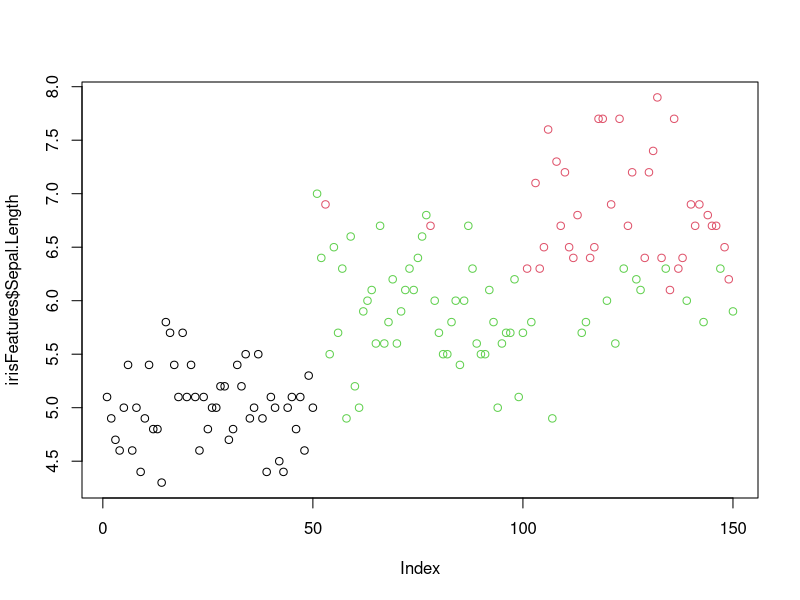
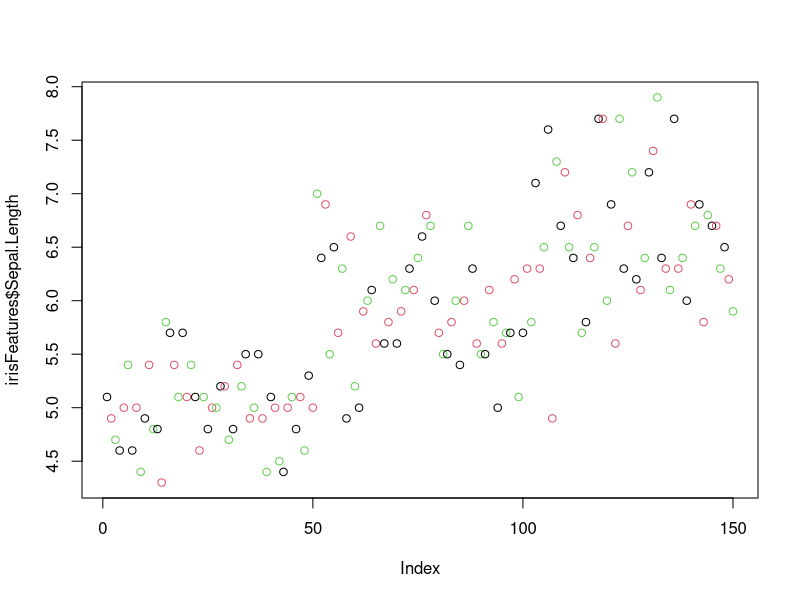
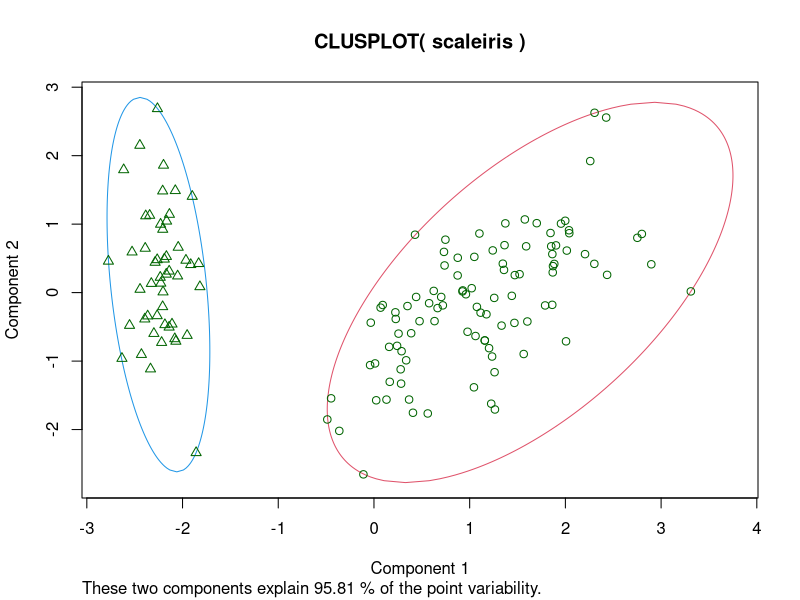
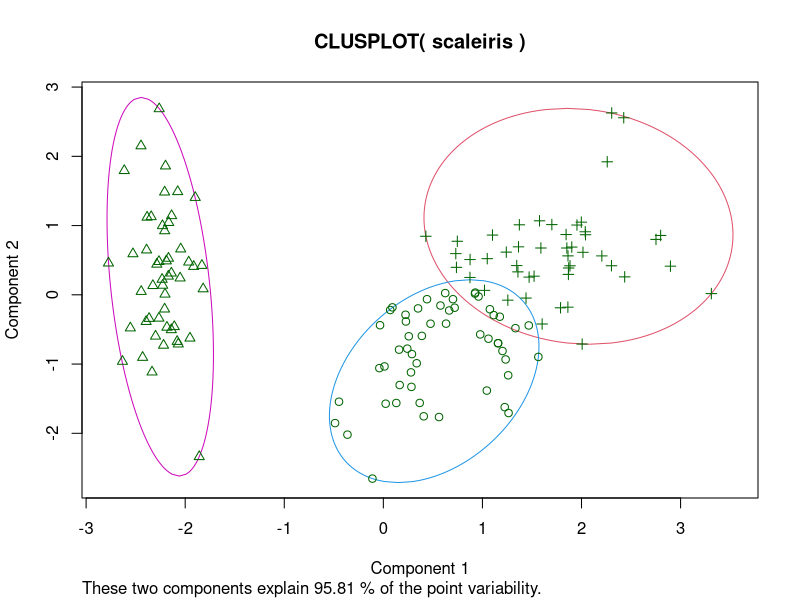

The R script that drew these images, in order:
# Clustering - IRIS data set

head(iris)
str(iris$Species)
table(iris$Species)
irisFeatures = iris[,-5]
head(irisFeatures)
iriskm1 = kmeans(irisFeatures,centers=3)
iriskm1
iriskm1$centers
colMeans(irisFeatures[iriskm1$cluster==1,])
iriskm1$iter
(iris[iriskm1$cluster==1,])

iriskm1$size # no of rows in in each cluster
iriskm1$cluster # row no to clusters
plot(irisFeatures$Sepal.Length, col=iriskm1$cluster)
plot(irisFeatures$Sepal.Length, col=1:3)
x= cbind(irisFeatures, cl=iriskm1$cluster, cat=iris$Species)
head(x)
x
iriskm1  # understand the output

#Method2 - Scaling 
irisFeatures2 = irisFeatures
scaleiris = scale(irisFeatures2) # scaling dataset if they are in different range
head(scaleiris) #use this scaleiris for kmeans and plots; this becomes data
irisKM = kmeans(scaleiris, 2)
irisKM$cluster

library(fpc)
library(cluster)
clusplot(scaleiris, irisKM$cluster, color= T, lines=0)
# using PCA technique - finds most Principal Components

#Method3
irisKM2 = kmeans(scaleiris, 3, iter.max= 5)
irisKM2
clusplot(scaleiris, irisKM2$cluster, color=T, lines=0)  
